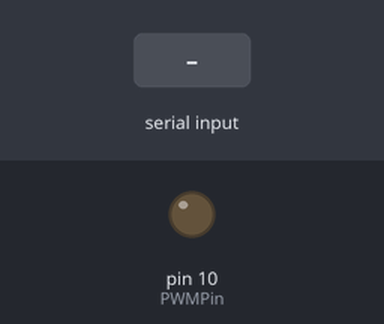
Recording of a sketch running on a simulated Arduino Uno, built with avr-gcc and run on an emulated ATmega328P. On the bench: output pins drawn as LEDs (lit = HIGH). The inputs (shaded band) are chosen by the test bench.

Above: at 1.2 s.
1.3 s: "90,45,200\n" received over Serial
At 2.06 s:
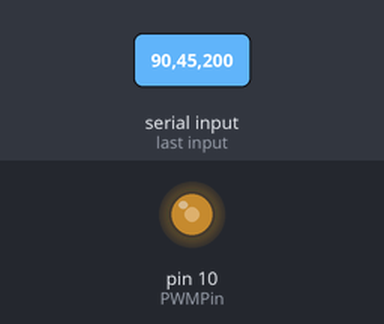
Timing chart, 0 to 4.3 s (numbered marks = the images above; inputs shaded):
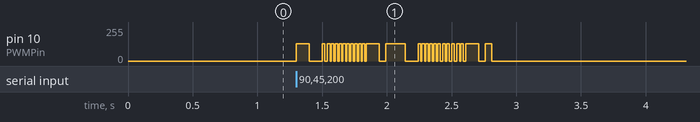

The sketch:

arduino-IR-transmitter.ino
```cpp
#define PWMPin 10

//詳細はever note 参照
void setup() {
  pinMode(PWMPin, OUTPUT);


/*
  TCCR1A=0b00100010;
  TCCR1B=0b00011001;

  ICR1=420;
  OCR1A=210;
  */


  unsigned int frq = 38000; // 周波数
  float duty = 0.5;
  TCCR1A = 0b00100001;
  TCCR1B = 0b00010010;

  // TOP値指定
  OCR1A = (unsigned int)(1000000 / frq);

  // Duty比指定
  OCR1B = (unsigned int)(1000000 / frq * duty);

  off();

  Serial.begin(9600);
}

void on() {

  TCCR1A = 0b00100001;
  TCCR1B = 0b00010010;

}

void off() {
  digitalWrite(PWMPin, LOW);
}

void startSignal() {
  on();
  delay(100);
  off();
  delay(100);
}

void endSignal() {
  on();
  delay(100);
  off();
  delay(50);
  on();
  delay(50);
  off();
}

void one() {
  on();
  delay(20);
  off();
  delay(20);
}

void zero() {
  on();
  delay(20);
  off();
  delay(10);
}

void readAllData(char* buffer) {
  int index = 0;
  while(Serial.available() > 0) {
    buffer[index] = Serial.read();
    index++;
  }
}

void sendTest() {
  startSignal();
  one();
  zero();
  zero();
  zero();
  zero();
  one();
  zero();
  one();
  zero();
  endSignal();
  delay(1000);
}

void dec2bin(int n, int digit, int* result)
{
    int mask;
    int i = 0;
    for(mask=(0x1<<(digit-1)); mask>0; mask>>=1){
        result[i] = mask & n ?1 : 0;
        i++;
    }
}

int* parseBuffer(char *buffer, int *result) {
   char tmp[10] = {'\0'};

   tmp[0] = buffer[0];
   tmp[1] = '\0';
   result[0] = atoi(tmp);
   tmp[0] = buffer[1];
   tmp[1] = '\0';
   result[1] = atoi(tmp);

   dec2bin(atoi(buffer+2),9,result+2);
}

void sendSequence(int* seq,int len) {
  startSignal();
  for(int i = 0; i < len; i++) {
    if(seq[i] == 0) {
      zero();
    } else {
      one();
    }
  }
  endSignal();
}

void loop() {
  /*
  digitalWrite(testPin, HIGH);
  delay(1000);
    digitalWrite(testPin, LOW);
      delay(1000);
      */


  int seq[11] = {0};
  char buffer[30] = {'\0'};

  if(Serial.available()) {
    readAllData(buffer);
    parseBuffer(buffer, seq);
    sendSequence(seq, 11);
  }


}
```
